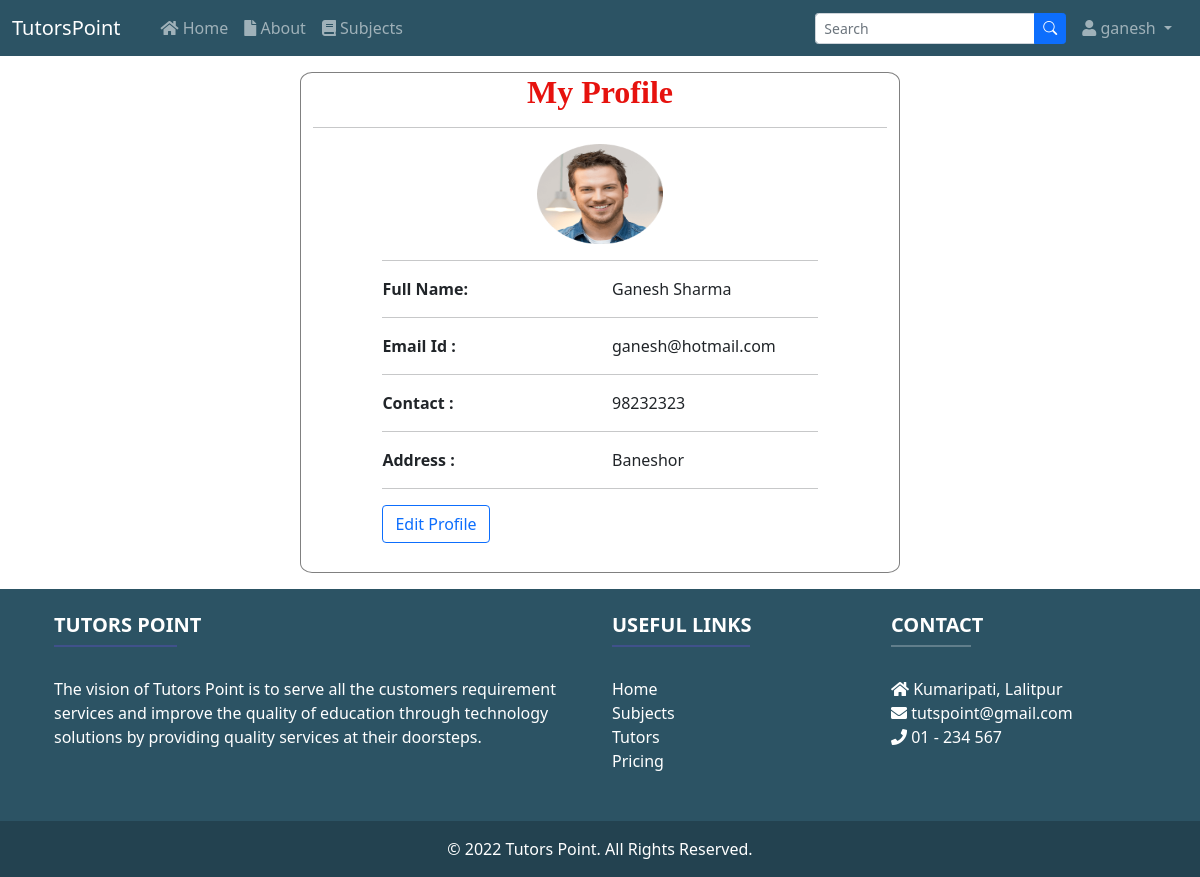
The page /profile (signed in) on the database its author committed.
### home/models.py (models this page shows, shortened)
class Customer(models.Model):
    user = models.ForeignKey(User, on_delete=models.CASCADE, null=True)
    phone = models.CharField(max_length=20, null=True)
    address = models.CharField(max_length=100, null=True)
    image = models.ImageField(upload_to='customer/', null=True)
    date_joined = models.DateField(auto_now_add=True)

### home/views.py (the view)
# urls.py: path('profile', views.profile, name="profile"),
@login_required(login_url='login')
def profile(request):
    users = User.objects.get(id=request.user.id)
    try:
        page = False
        profile = Customer.objects.get(user=users)
    except:
        page = True
        profile = Tutor.objects.get(user=users)
    return render(request, 'profile.html', {'profile': profile, 'page': page})

### templates/profile.html (shortened to what this page needs)
{% extends 'base.html' %}
{% load static %}
{% block content %}
<div class="container profile-box w-50 my-3">
    <h2>My Profile</h2>
    <hr>
    <div align=" left" class="container-fluid" style="width:80%;margin-bottom:5%">
        <div class="row justify-content-center">
                <img src="{{profile.image.url}}" style="width:150px;height:100px"></img>
        </div>
        <hr>
        <div class="row">
            <div class="col-md-6 div2">
                <strong>Full Name:</strong>
            </div>
            <div class="col-md-6 div1">
                {{profile.user.first_name}} {{profile.user.last_name}}
            </div>
        </div>
        <hr>
        <div class="row">
            <div class="col-md-6 div2">
                <strong>Email Id :</strong>
            </div>
            <div class="col-md-6 div1">
                {{profile.user.email}}
            </div>
        </div>
        <hr>
        <div class="row">
            <div class="col-md-6 div2">
                <strong>Contact :</strong>
            </div>
            <div class="col-md-6 div1">
                {{profile.phone}}
            </div>
        </div>
        <hr>
        <div class="row">
            <div class="col-md-6 div2">
                <strong>Address :</strong>
            </div>
            <div class="col-md-6 div1">
                {{profile.address}}
            </div>
        </div>
        <hr>
        <a href="#" class="btn btn-outline-primary">Edit Profile</a>
</div>
</div>
{% endblock %}

### templates/base.html (shortened to what this page needs)
<!doctype html>
<html lang="en">
{% load static %}
<head>
    <link rel="stylesheet" href="https://pro.fontawesome.com/releases/v5.10.0/css/all.css"
 />
    <link href="https://cdn.jsdelivr.net/npm/bootstrap@5.1.3/dist/css/bootstrap.min.css" rel="stylesheet"
>
    <link rel="stylesheet" href="https://cdnjs.cloudflare.com/ajax/libs/OwlCarousel2/2.3.4/assets/owl.carousel.min.css"
 />
    <link rel="stylesheet"
        href="https://cdnjs.cloudflare.com/ajax/libs/OwlCarousel2/2.3.4/assets/owl.theme.default.min.css"
 />
    <link rel="stylesheet" href="https://cdn.jsdelivr.net/npm/bootstrap-icons@1.7.2/font/bootstrap-icons.css">
    <link rel="stylesheet" href="{% static '/css/style.css' %}">
</head>
<body>
    <nav class="navbar navbar-expand-lg navbar-dark navbar-fixed-top" >
        <div class="container-fluid">
            <a class="navbar-brand" href="{% url 'home' %}">TutorsPoint</a>
            <div class="collapse navbar-collapse" id="navbarSupportedContent">
                <ul class="navbar-nav me-auto mb-2 mb-lg-0 px-3">
                    <li class="nav-item">
                        <a class="nav-link {% block hactive %} {% endblock %}" aria-current="page" href="{% url 'home' %}">
                            <i class="fas fa-home"></i> Home</a>
                    </li>
                    <li class="nav-item">
                        <a class="nav-link {% block aactive %} {% endblock %}" href="{% url 'about' %}">
                            <i class="fas fa-file"></i> About</a>
                    </li>
                    <li class="nav-item">
                        <a class="nav-link {% block sactive %} {% endblock %}" href="{% url 'subjects' %}">
                            <i class="fas fa-book"></i> Subjects</a>
                    </li>
                </ul>
                <form class="d-flex" action="/search" method="get">
                    <div class="input-group input-group-sm">
                        <input type="text" class="form-control" placeholder="Search" aria-label="Search" name="search"
                            id="search" aria-describedby="button-addon2" required>
                        <button class="btn btn-sm btn-primary" type="submit" id="button-addon2">
                            <i class="bi bi-search"></i>
                        </button>
                    </div>
                </form>
                <ul class="navbar-nav ml-auto px-2">
                    {% if user.is_authenticated %}
                    <li class="nav-item dropdown">
                        <a class="nav-link dropdown-toggle text-decoration-none" href="#" id="navbarDropdown"
                            role="button" data-bs-toggle="dropdown" aria-expanded="false">
                            <i class="fa fa-user"></i> {{request.user}}
                        </a>
                    </li>
                    {% endif %}
            </div>
        </div>
    </nav>
    {% block content %}{% endblock content %}
    <footer class="text-white">
        <div class="container p-4">
            <div class="row">
                <div class="col-lg-6 col-md-12 mb-4">
                    <h5 class="text-uppercase fw-bold">Tutors Point</h5>
                    <hr class="mb-4 mt-0 d-inline-block mx-auto"
                        style="width: 123px; background-color: #7c4dff; height: 2px" />
                    <p>
                        The vision of Tutors Point is to serve all the customers requirement services and improve the
                        quality of
                        education through technology solutions by providing quality services at their
                        doorsteps.
                    </p>
                </div>
                <div class="col-lg-3 col-md-6 mb-4">
                    <h5 class="text-uppercase fw-bold">Useful links</h5>
                    <hr class="mb-4 mt-0 d-inline-block mx-auto"
                        style="width: 138px; background-color: #7c4dff; height: 2px" />
                    <p class="m-0">
                        <a href="{% url 'home' %}" class="text-white text-decoration-none">Home</a>
                    </p>
                    <p class="m-0">
                        <a href="{% url 'subjects' %}" class="text-white text-decoration-none">Subjects</a>
                    </p>
                    <p class="m-0">
                        <a href="#" class="text-white text-decoration-none">Tutors</a>
                    </p>
                    <p class="m-0">
                        <a href="#" class="text-white text-decoration-none">Pricing</a>
                    </p>
                </div>
                <div class="col-lg-3 col-md-6 mb-4">
                    <h5 class="text-uppercase fw-bold">Contact</h5>
                    <hr class="mb-4 mt-0 d-inline-block mx-auto"
                        style="width: 80px; background-color: #fff; height: 2px" />
                    <p class="m-0"><i class="fa fa-home mr-3"></i> Kumaripati, Lalitpur</p>
                    <p class="m-0"><i class="fa fa-envelope mr-3"></i> tutspoint@gmail.com</p>
                    <p class="m-0"><i class="fa fa-phone mr-3"></i> 01 - 234 567</p>
                </div>
            </div>
        </div>
        <div class="text-center p-3" style="background-color: rgba(0, 0, 0, 0.2)">
            © 2022 Tutors Point. All Rights Reserved.
        </div>
    </footer>
</body>
</html>

### static/css/style.css (style rules this page uses)
:root { --font1: "Montserrat"; --font2: "Roboto Slab"; --color1: #2C5364; }
* { margin: 0; padding: 0; box-sizing: border-box; }
html { scroll-behavior: smooth; }
body { line-height: 1.5; }
.navbar, footer { background-color: var(--color1); }

### templates/profile.html (style rules this page uses)
a { text-decoration: none; color: black; }
.profile-box { border: 1px solid grey; border-radius: 2%; }
.profile-box h2 { font-weight: bold; font-family: 'Monotype Corsiva'; color: #E6120E; text-align: center; }

### rows shown on the page
Customer: image (picture), user.first_name "Ganesh", user.last_name "Sharma", user.email "ganesh@hotmail.com", phone "98232323", address "Baneshor"

### other values the page prints
{{ request.user }} "ganesh"
